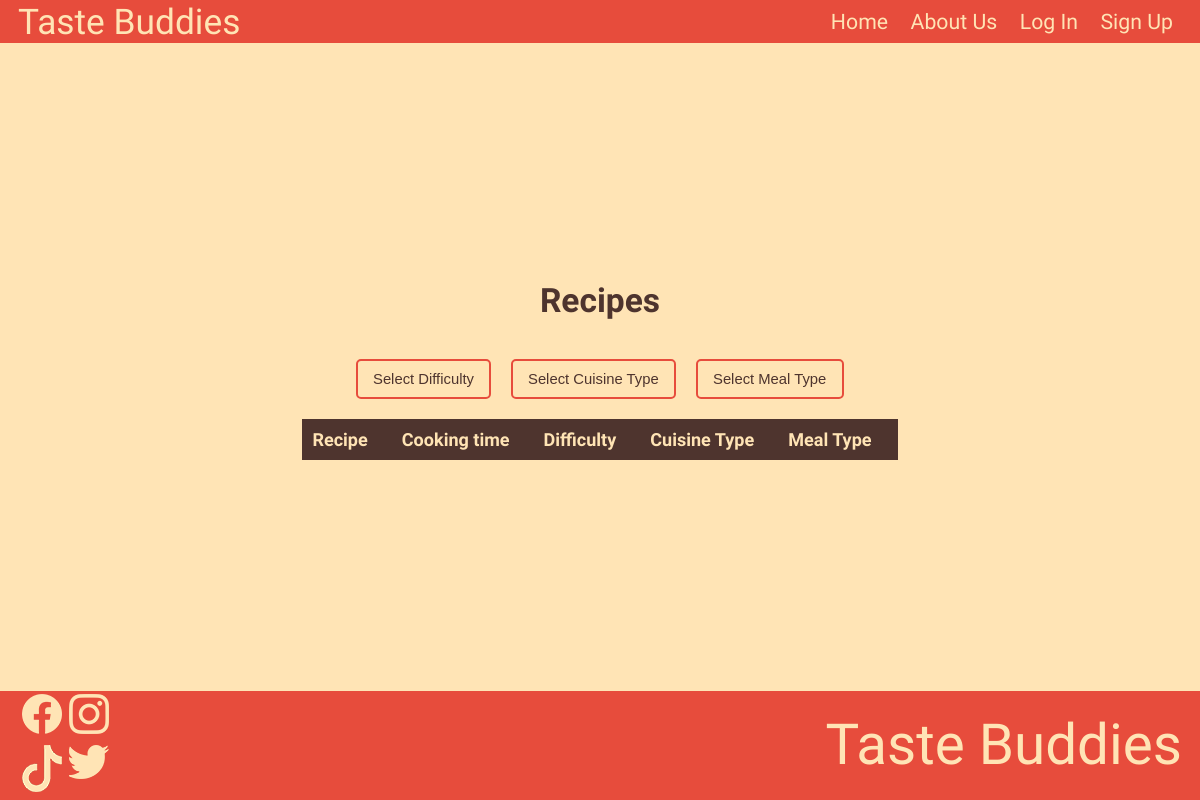
/public/recipes/recipes.php, run on an earlier commit of the app's database.
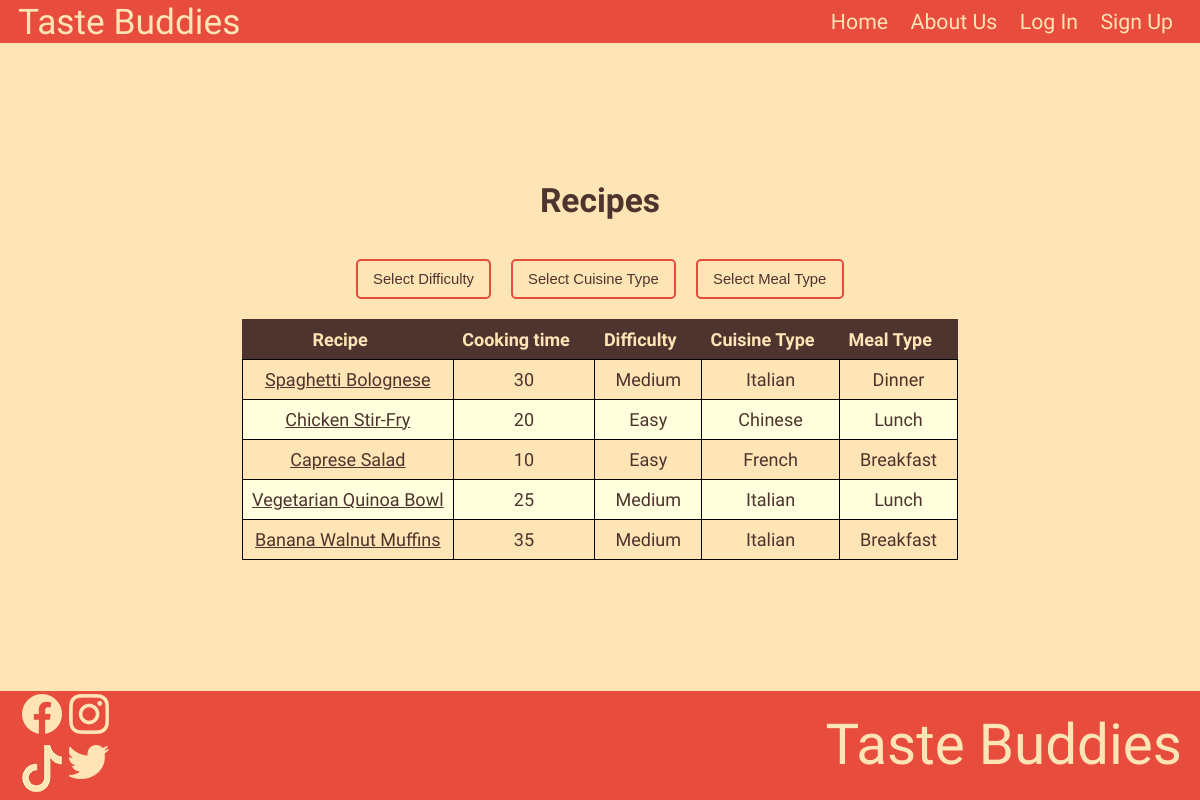
And on a later commit of the database.
### tables this page shows
CREATE TABLE `recipes` (
  `recipe_id` int NOT NULL,
  `user_id` int DEFAULT NULL,
  `recipe_name` varchar(50) DEFAULT NULL,
  `instructions` text,
  `cooking_time` int DEFAULT NULL,
  `difficulty` int DEFAULT NULL,
  `cuisine_type` int DEFAULT NULL,
  `meal_type` int DEFAULT NULL
);

### private/classes/databaseobject.class.php (called while the page is built, shortened)
<?php
class DatabaseObject {
  static protected $database;
  static protected $table_name = "";
  static public function set_database($database) {
    self::$database = $database;
  }
  static public function find_by_sql($sql) {
    $result = self::$database->query($sql);
    $object_array = [];
    while($record = $result->fetch_assoc()) {
      $object_array[] = static::instantiate($record);
    }
    return $object_array;
  }
  static public function find_all() {
    $sql = "SELECT * FROM " . static::$table_name;
    return static::find_by_sql($sql);
  }
  static protected function instantiate($record) {
    $object = new static;
    foreach($record as $property => $value) {
        if(property_exists($object, $property)) {
            $object->$property = $value;
        }
    }
    return $object;
  }
}
?>

### private/functions.php (called while the page is built, shortened)
<?php
function h($string="") {
  return htmlspecialchars($string);
}
?>

### public/recipes/recipes.php (the view, shortened to what this page needs)
<?php
  include(SHARED_PATH . '/public_header.php');
?>
<h2 id="recipesH2">Recipes</h2>
<br>
<table id="recipes-table">
  <thead>
  <tr>
    <th>Recipe</th>
    <th>Cooking time</th>
    <th>Difficulty</th>
    <th>Cuisine Type</th>
    <th>Meal Type</th>
  </tr>
  </thead>
<?php
$recipes = Recipe::find_all();
?>
  <tbody>
  <?php foreach($recipes as $recipe) { ?>
    <tr>
      <td><a href="detail.php?id=<?php echo $recipe->recipe_id; ?>"><?php echo h($recipe->recipe_name); ?></a></td>
      <td><?php echo h($recipe->cooking_time); ?></td>
      <td><?php echo h(Difficulty::DIFFICULTY_OPTIONS[$recipe->difficulty]); ?></td>
      <td><?php echo h(Cuisine::CUISINE_OPTIONS[$recipe->cuisine_type]); ?></td>
      <td><?php echo h(MealType::MEAL_OPTIONS[$recipe->meal_type]); ?></td>
    </tr>
  <?php } ?>
  </tbody>
</table>
<br>
<?php include(SHARED_PATH . '/public_footer.php'); ?>

What changed in the data, as far as the page shows it:
added recipes: recipe_name "Spaghetti Bolognese", cooking_time "30", difficulty "Medium", cuisine_type "Italian", meal_type "Dinner"
added recipes: recipe_name "Chicken Stir-Fry", cooking_time "20", difficulty "Easy", cuisine_type "Chinese", meal_type "Lunch"
added recipes: recipe_name "Caprese Salad", cooking_time "10", difficulty "Easy", cuisine_type "French", meal_type "Breakfast"
added recipes: recipe_name "Vegetarian Quinoa Bowl", cooking_time "25", difficulty "Medium", cuisine_type "Italian", meal_type "Lunch"
added recipes: recipe_name "Banana Walnut Muffins", cooking_time "35", difficulty "Medium", cuisine_type "Italian", meal_type "Breakfast"
